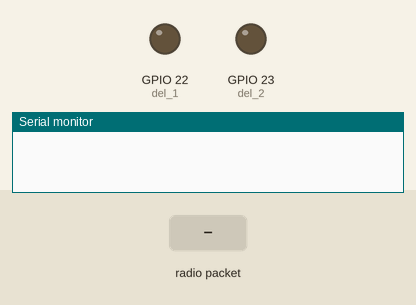
This sketch was run on a simulated ESP32. Parts: output pins drawn as LEDs (lit = HIGH), the last lines printed to the serial monitor. The inputs (shaded band) are chosen by the test bench.

Above: at 1.2 s.
1.3 s: radio packet "1" arrives
At 1.8 s:
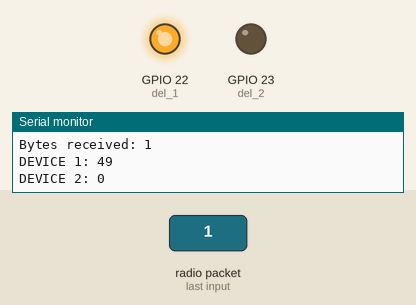
Timing chart, 0 to 4.3 s (numbered marks = the images above; inputs shaded):
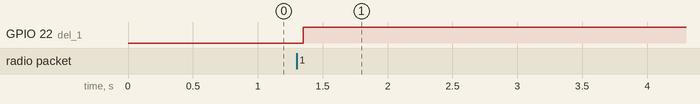

Measured:
- after the input at 1.3 s, GPIO 22 (del_1): LOW → HIGH after 0.05 s

The sketch:

THIET_BI_2_ESP32.ino
```cpp
// (licence header left out)
#include <WiFi.h>
#include <esp_now.h>

// #define st_wifi 3
// #define st_esp 4
// #define dev_1 5
// #define dev_2 6

#define del_1 GPIO_NUM_22
#define del_2 GPIO_NUM_23

// Structure example to receive data
// Must match the sender structure
// Structure to hold the received data
struct __attribute__((packed)) DataStruct {
  bool device_1;
  bool device_2;
};

DataStruct receivedData;
// callback function that will be executed when data is received
void OnDataRecv(const uint8_t * mac, const uint8_t *incomingData, int len) {
  memcpy(&receivedData, incomingData, sizeof(receivedData));
  Serial.print("Bytes received: ");
  Serial.println(len);
  Serial.print("DEVICE 1: ");
  Serial.println(receivedData.device_1);
  Serial.print("DEVICE 2: ");
  Serial.println(receivedData.device_2);
  // digitalWrite(dev_1,receivedData.device_1);
  // digitalWrite(dev_2,receivedData.device_2);
  digitalWrite(del_1,receivedData.device_1);
  digitalWrite(del_2,receivedData.device_2);
}
void setup() {
  // Initialize Serial Monitor
  Serial.begin(115200);

  // pinMode(dev_1,OUTPUT);
  // pinMode(dev_2,OUTPUT);

  pinMode(del_1,OUTPUT);
  pinMode(del_2,OUTPUT);

  // pinMode(st_wifi,OUTPUT);
  // pinMode(st_esp,OUTPUT);

  // Set device as a Wi-Fi Station
  WiFi.mode(WIFI_STA);
  // Init ESP-NOW
  if (esp_now_init() != ESP_OK) {
    Serial.println("Error initializing ESP-NOW");
    return;
  }
  // Once ESPNow is successfully Init, we will register for recv CB to
  // get recv packer info
  esp_now_register_recv_cb(OnDataRecv);
}
void loop() {
  // Do any other processing in the loop if needed
}
```
